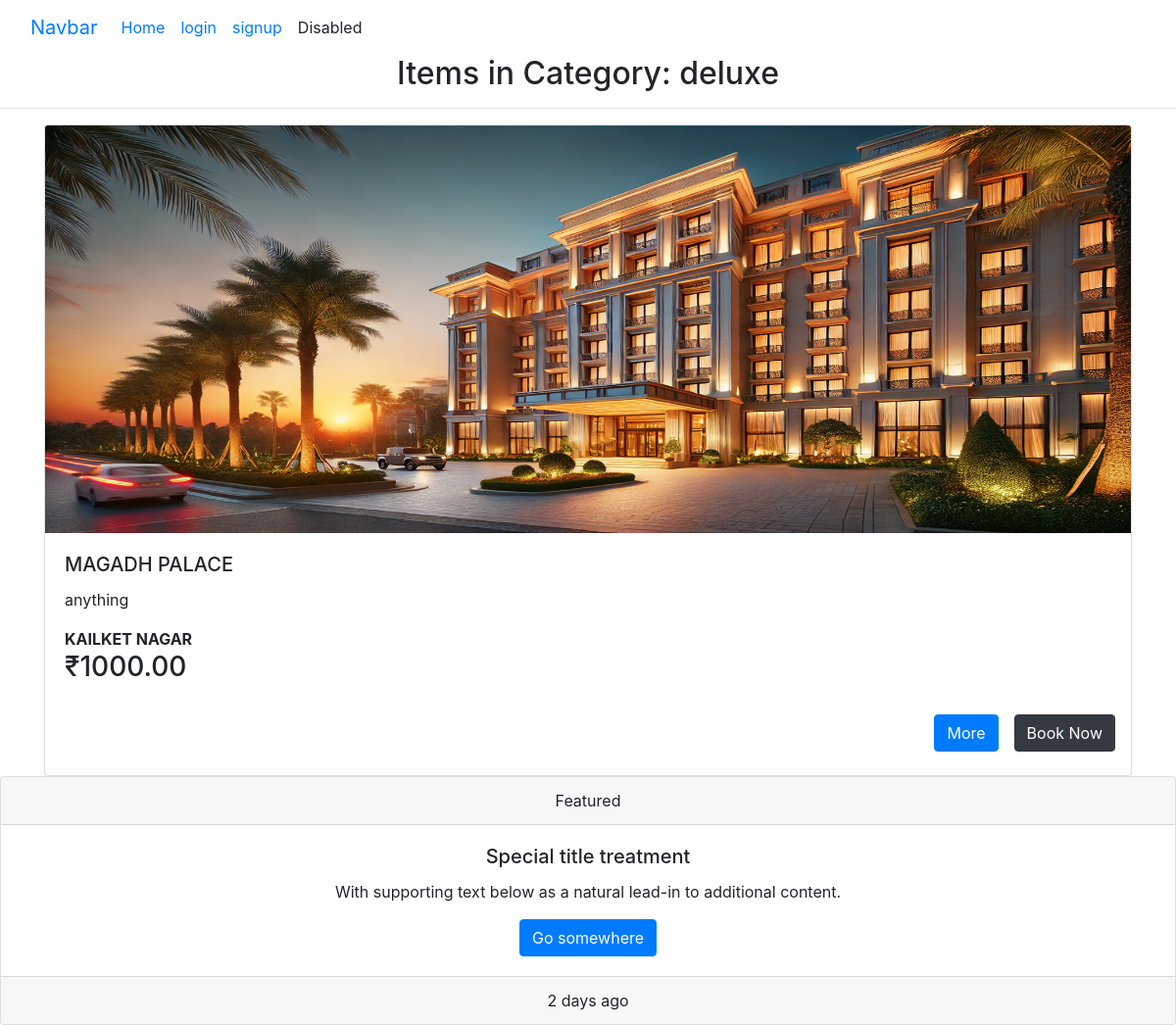
The page /category/1/ on the database as committed earlier.
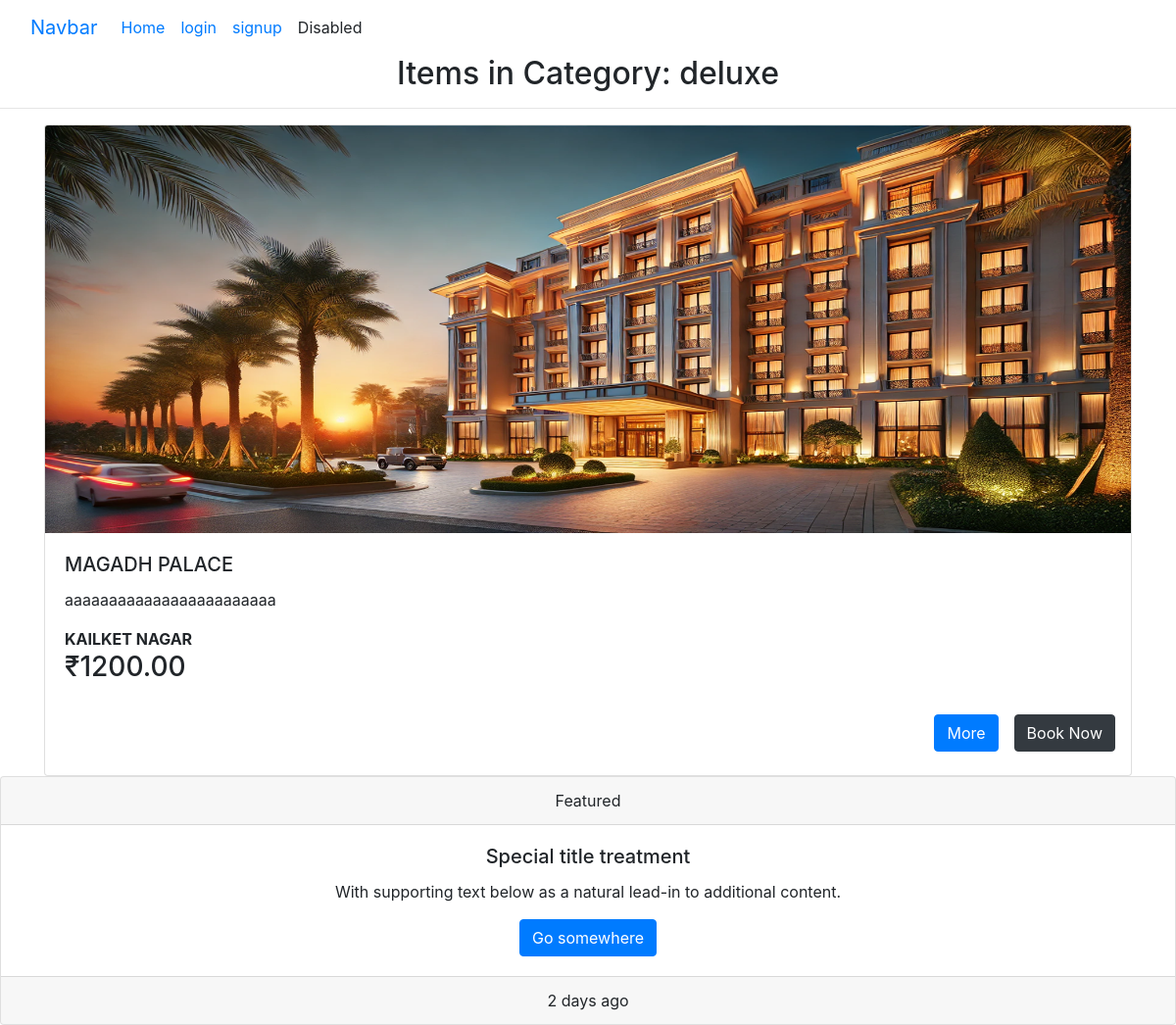
The same page on the database as committed later.
### app/models.py (models this page shows, shortened)
class Model1(models.Model):
    category= models.ForeignKey(Category, on_delete=models.CASCADE, related_name='model1_items')
    name = models.CharField(max_length=255)
    image = models.ImageField(upload_to='images/')
    description = models.TextField()
    price = models.DecimalField(max_digits=10, decimal_places=2)
    rating = models.FloatField()
    location = models.CharField(max_length=255)
    availability = models.BooleanField(default=True)

### app/views.py (the view)
# urls.py: path('category/<int:pk>/', category_detail, name='category_detail'),
def category_detail(request, pk):
    category = get_object_or_404(Category, pk=pk)
    instances = Model1.objects.filter(category=category)  # Filter instances by category
    return render(request, 'category_detail.html', {'category': category, 'instances': instances})

### templates/category_detail.html (shortened to what this page needs)
{% extends "base.html" %}
{% load static %}
{% block content %}
<h2 align = 'center'>Items in Category: {{ category.name }}</h2><hr>
<section>
    <div class="container">
        <div class="row row-cols-1 row-cols-md-2 g-4">
            {% for item in instances %}
            <div class="col">
              <div class="card">
                <img src="{{ item.image.url }}" class="card-img-top" alt="{{ item.name }}">
                <div class="card-body">
                  <h5 class="card-title">{{ item.name }}</h5>
                  <p class="card-text">{{ item.description }}</p>
                  <b><p class="card-text">{{ item.location }}</p></b>
                  <h3 class="card-title">₹{{ item.price }}</h5>
                </div>
                <div class="d-grid gap-2 d-md-flex justify-content-md-end">
                    <a href="{% url 'instance_detail' item.pk %}">
                    <button class="btn btn-primary me-md-2" type="button">More</button>
                    </a>&emsp;
                    <a href="{% url 'booking' item.pk %}">
                        <button class="btn btn-dark" type="button">Book Now</button>&emsp;
                    </a>
                  </div><br>
              </div>
            </div>
            {% empty %}
            <p>No items found in this category.</p>
            {% endfor %}
          </div>
    </div>
</section>
{% endblock content %}

Rows that differ between the two databases and show on the page:
changed Model1 "MAGADH PALACE": description "anything" → "aaaaaaaaaaaaaaaaaaaaaaaa"; price "1000.00" → "1200.00"
